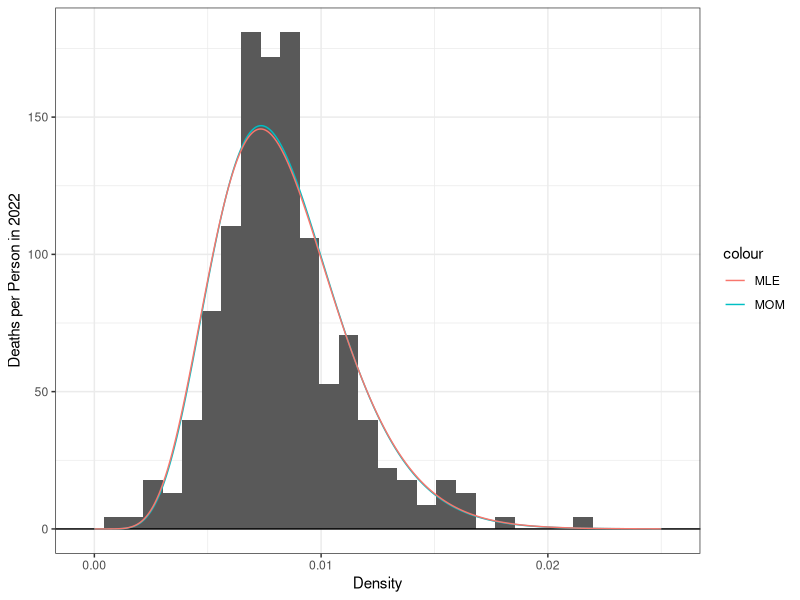

Generate this figure with R:
library(tidyverse)
library(ggplot2)
library(patchwork)
library(nleqslv)

######################################################
#####     TASK ONE: Describing distribution     ######
######################################################

#######################
#Making function for mean, variance, skewness and kurtosis
######################
#Calculating mean
mean.calc = function(alpha, beta){
  mean = alpha/(alpha+beta)
  return(mean)
}

#Calculating Variance
variance.calc = function(alpha, beta){
  sd = sqrt((alpha*beta)/((alpha+beta)^2*(alpha+beta+1)))
  return(sd)
}

#Calculating Skewness
skew.calc = function(alpha, beta){
  skew = (2*(beta-alpha)*sqrt(alpha+beta+1))/((alpha+beta+2)*sqrt(alpha*beta))
  return(skew)
}

#Calculating Kurtosis
kurt.calc = function(alpha, beta){
  kurt.num = 6*((alpha-beta)^2*(alpha+beta+1)-alpha*beta*(alpha+beta+2))
  kurt.denum = alpha*beta*(alpha+beta+2)*(alpha+beta+3)
  kurt = kurt.num/kurt.denum
  return(kurt)
}


#Making a function to calculate distribution tibble
distribution.func = function(alpha, beta){
  
  mean = mean.calc(alpha, beta)
  sd = variance.calc(alpha, beta)
  
  distribute.dat <- tibble(x = seq(-0.25, 1.25, length.out=1000))|>   # generate a grid of points
    mutate(beta.pdf = dbeta(x, alpha, beta),                      # compute the beta PDF
           norm.pdf = dnorm(x,                                    # Gaussian distribution with
                            mean = mean,            # same mean and variance
                            sd = sd))
  
  return(distribute.dat)
  #Returning our created tibble
}


###Making a tibble for each parameter and getting values
#Alpha = 2, Beta = 5
distrib.tibble1 = distribution.func(2,5)
mean1 = mean.calc(2,5)
sd1 = variance.calc(2,5)
skew1 = skew.calc(2,5)
kurt1 = kurt.calc(2,5)


#Alpha = 5, Beta = 5
distrib.tibble2 = distribution.func(5,5)
mean2 = mean.calc(5,5)
sd2 = variance.calc(5,5)
skew2 = skew.calc(5,5)
kurt2 = kurt.calc(5,5)


#Alpha = 5, Beta = 2
distrib.tibble3 = distribution.func(5,2)
mean3 = mean.calc(5,2)
sd3 = variance.calc(5,2)
skew3 = skew.calc(5,2)
kurt3 = kurt.calc(5,2)


#Alpha = 0.5, Beta = 0.5
distrib.tibble4 = distribution.func(0.5,0.5)
mean4 = mean.calc(0.5,0.5)
sd4 = variance.calc(0.5,0.5)
skew4 = skew.calc(0.5,0.5)
kurt4 = kurt.calc(0.5,0.5)

####################
###Making a plot for each of the 4 tibbles
####################

plot1 = ggplot(data= distrib.tibble1)+                                              # specify data
  geom_line(aes(x=x, y=beta.pdf, color="Beta(2,5)")) +                 # plot beta dist
  geom_line(aes(x=x, y=norm.pdf, color="Gaussian(0.2857, 0.0255)")) +  # plot guassian dist
  geom_hline(yintercept=0)+                                            # plot x axis
  theme_bw()+                                                          # change theme
  xlab("x")+                                                           # label x axis
  ylab("Density")+                                                     # label y axis
  scale_color_manual("", values = c("black", "grey"))+                 # change colors
  theme(legend.position = "bottom")                                    # move legend to bottom

plot2 = ggplot(data= distrib.tibble2)+                                              # specify data
  geom_line(aes(x=x, y=beta.pdf, color="Beta(5,5)")) +                 # plot beta dist
  geom_line(aes(x=x, y=norm.pdf, color="Gaussian(0.2857, 0.0255)")) +  # plot guassian dist
  geom_hline(yintercept=0)+                                            # plot x axis
  theme_bw()+                                                          # change theme
  xlab("x")+                                                           # label x axis
  ylab("Density")+                                                     # label y axis
  scale_color_manual("", values = c("black", "grey"))+                 # change colors
  theme(legend.position = "bottom")                                    # move legend to bottom

plot3 = ggplot(data= distrib.tibble3)+                                              # specify data
  geom_line(aes(x=x, y=beta.pdf, color="Beta(5,2)")) +                 # plot beta dist
  geom_line(aes(x=x, y=norm.pdf, color="Gaussian(0.2857, 0.0255)")) +  # plot guassian dist
  geom_hline(yintercept=0)+                                            # plot x axis
  theme_bw()+                                                          # change theme
  xlab("x")+                                                           # label x axis
  ylab("Density")+                                                     # label y axis
  scale_color_manual("", values = c("black", "grey"))+                 # change colors
  theme(legend.position = "bottom")                                    # move legend to bottom

plot4 = ggplot(data= distrib.tibble4)+                                              # specify data
  geom_line(aes(x=x, y=beta.pdf, color="Beta(0.5,0.5)")) +                 # plot beta dist
  geom_line(aes(x=x, y=norm.pdf, color="Gaussian(0.2857, 0.0255)")) +  # plot guassian dist
  geom_hline(yintercept=0)+                                            # plot x axis
  theme_bw()+                                                          # change theme
  xlab("x")+                                                           # label x axis
  ylab("Density")+                                                     # label y axis
  scale_color_manual("", values = c("black", "grey"))+                 # change colors
  theme(legend.position = "bottom")                                    # move legend to bottom



################################################
###               TASK 2                    ####
################################################


beta.moment = function(alpha, beta, k, centered) {
  if (centered) { #Calculating the centered value
    #calculating E(X)
    integrand = function(x) {x*dbeta(x,alpha,beta)}
    EX = integrate(integrand, 0, 1)$value
    
    #Calculating centered value
    integrand = function(x) {((x-EX)^k)*dbeta(x,alpha,beta)}
    result = integrate(integrand, 0, 1)
  }
  else{ #Calculating uncentered
    integrand = function(x) {x^k * dbeta(x,alpha,beta)}
    result = integrate(integrand, 0, 1)
  }
  return(result)
}

###Testing function
#Testing Mean
beta.moment(2,5,1,F)
mean1

#Testing Variance
beta.moment(2,5,2,T)
sd1^2

#Testing Skew
beta.moment(2,5,3,T)$value/(beta.moment(2,5,2,T)$value^(3/2))
skew1

#Testing Kurtosis
(beta.moment(2,5,4,T)$value/(beta.moment(2,5,2,T)$value)^2)-3
kurt1

###############################################
#####               TASK THREE            #####
###############################################
set.seed(7272) # Set seed so we all get the same results.

sample_func = function(n, alpha, beta){
  
  sample.size <- n # Specify sample details
  beta.sample <- rbeta(n = sample.size,  # sample size
                       shape1 = alpha,   # alpha parameter
                       shape2 = beta)    # beta parameter
  return(beta.sample)
}

####Making density plots
#Alpha = 2, Beta = 5
sample1 = sample_func(500, 2, 5)

density_plot1 = ggplot() + 
  geom_histogram(aes(sample1, y=after_stat(density))) +
  geom_density(aes(sample1)) + 
  geom_hline(yintercept=0)


#Alpha = 5, Beta = 5
sample2 = sample_func(500, 5, 5)

density_plot2 = ggplot() + 
  geom_histogram(aes(sample2, y=after_stat(density))) +
  geom_density(aes(sample2)) + 
  geom_hline(yintercept=0)


#Alpha = 5, Beta = 2
sample3 = sample_func(500,5,2)

density_plot3 = ggplot() + 
  geom_histogram(aes(sample3, y=after_stat(density))) +
  geom_density(aes(sample3)) +
  geom_hline(yintercept=0)


#Alpha = 0.5, Beta = 0.5
sample4 = sample_func(500,0.5,0.5)

density_plot4 = ggplot() + 
  geom_histogram(aes(sample4, y=after_stat(density))) +
  geom_density(aes(sample4)) +
  geom_hline(yintercept=0)


#summary1 %>%
#  summarize(mean = mean(sample1),
 #           variance = var(sample1),
 #           skewness = )


##############################################
###             TASK 6                    ####
##############################################
death.data = read_csv("death.data.test.csv") #Pulling data


#Keeping only data from 2022
death.data <- death.data %>%
  select(1:2, `2022`) %>%
  mutate(`2022` = `2022` / 1000) #Convering to rate out of 1


##############################################
####            TASK 7                    ####
##############################################

##############
# CACLULATING MOM
##############
MOM.beta <- function(data, par){
  alpha <- par[1]
  beta <- par[2]
  
  EX1 <- alpha/(alpha+beta)
  EX2 <- alpha*(alpha+1)/((alpha+beta+1)*(alpha+beta))
  
  m1 <- mean(data, na.rm = T)
  m2 <- mean(data^2, na.rm = T)
  
  return( c(EX1 - m1, EX2 - m2) )
}

#Using function to find actual alpha and beta values
moms<- nleqslv(x = c(5, 1000),
                fn = MOM.beta,
                data=death.data$`2022`)

alpha.hat.mom = moms$x[1]
beta.hat.mom = moms$x[2]


#####################
# CALCULATING MLE
#####################

llbeta <- function(data, par, neg=F){
  alpha <- par[1]
  beta <- par[2]
  
  loglik <- sum(log(dbeta(x=data, shape1=alpha, shape2=beta)), na.rm = T)
  
  return(ifelse(neg, -loglik, loglik))
}

#Using function to find actual alpha/beta values
(mles <- optim(par = c(5,1000),
               fn = llbeta,
               data=death.data$`2022`,
               neg=T))
alpha.hat.mle <- mles$par[1]
beta.hat.mle <- mles$par[2]

#################
# PLOTTING
#################
#Getting data to plot from MOM and MLE
ggdat.beta <- tibble(x=seq(0,0.025, length.out=1000))|>
  mutate(mom.pdf = dbeta(x=x, shape1=alpha.hat.mom, shape2 = beta.hat.mom),
         mle.pdf = dbeta(x=x, shape1=alpha.hat.mle, shape2 = beta.hat.mle))


###Plotting the graph
ggplot(death.data, aes(x = `2022`, y=after_stat(density))) + #Plotting sample data
  geom_histogram(bins = 30) + #Histogram plot
  geom_hline(yintercept=0)+ #Making y intercept line
  theme_bw() +
  geom_line(data=ggdat.beta,
            aes(x=x, y=mom.pdf, color="MOM")) + #Calculating MOM line
  geom_line(data=ggdat.beta,
            aes(x=x, y=mle.pdf, color="MLE")) + #Calculating MLE line
  ylab("Deaths per Person in 2022") +
  xlab("Density")

############################################
######            TASK 8              ######
############################################
sample_func = function(n, alpha, beta){
  
  sample.size <- n # Specify sample details
  beta.sample <- rbeta(n = sample.size,  # sample size
                       shape1 = alpha,   # alpha parameter
                       shape2 = beta)    # beta parameter
  return(beta.sample)
}


#Initializing values
alpha = 8
beta = 950
n = 266
estimates.data = data.frame(iteration = numeric(),
                            MOM = numeric(),
                            MLE = numeric())


for (i in 1:1000){
  set.seed(7272+i) #Setting seed

  
  #Calculating sample
  sample = rgamma(n, alpha, beta)
  mean = mean(sample)
  variance = var(sample)
  
  #Calculating MOM values
  alpha_mom <- (mean^2) / variance
  beta_mom <- variance / mean
  
  #Calculating MLE values

  
  
}
